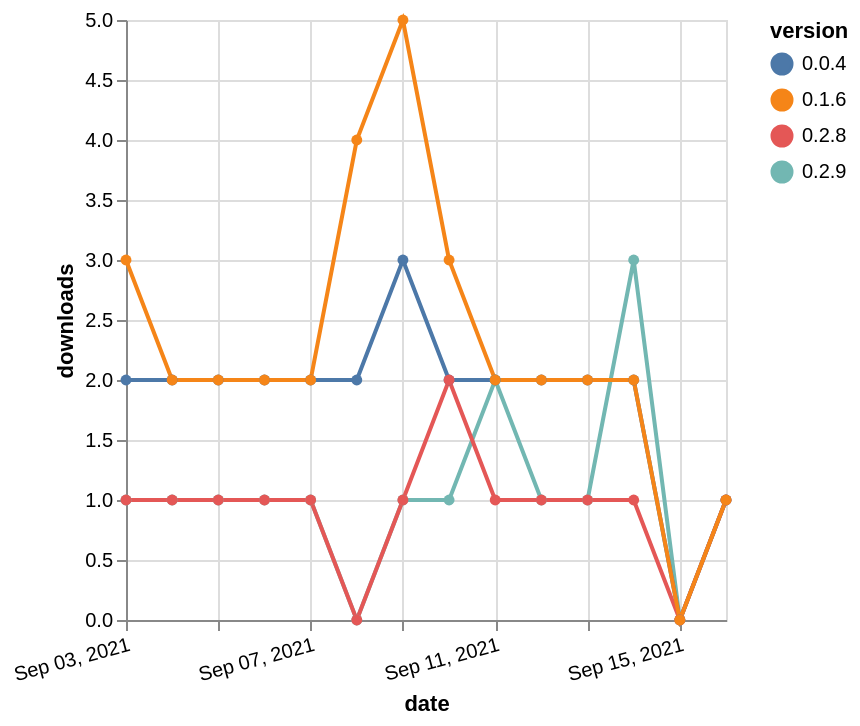

The specification (Vega-Lite) saved for this image:
### Vega-Lite specification from a JSON file in a GitHub repository (floating-point values rounded to 4 significant figures)
{"$schema": "https://vega.github.io/schema/vega-lite/v5.json", "description": "A simple bar chart with embedded data.", "data": {"values": [{"date": "2021-09-03", "total": 156, "delta": 1, "version": "0.2.9"}, {"date": "2021-09-04", "total": 157, "delta": 1, "version": "0.2.9"}, {"date": "2021-09-05", "total": 158, "delta": 1, "version": "0.2.9"}, {"date": "2021-09-06", "total": 159, "delta": 1, "version": "0.2.9"}, {"date": "2021-09-07", "total": 160, "delta": 1, "version": "0.2.9"}, {"date": "2021-09-08", "total": 160, "delta": 0, "version": "0.2.9"}, {"date": "2021-09-09", "total": 161, "delta": 1, "version": "0.2.9"}, {"date": "2021-09-10", "total": 162, "delta": 1, "version": "0.2.9"}, {"date": "2021-09-11", "total": 164, "delta": 2, "version": "0.2.9"}, {"date": "2021-09-12", "total": 165, "delta": 1, "version": "0.2.9"}, {"date": "2021-09-13", "total": 166, "delta": 1, "version": "0.2.9"}, {"date": "2021-09-14", "total": 169, "delta": 3, "version": "0.2.9"}, {"date": "2021-09-15", "total": 169, "delta": 0, "version": "0.2.9"}, {"date": "2021-09-16", "total": 170, "delta": 1, "version": "0.2.9"}, {"date": "2021-09-03", "total": 2520, "delta": 2, "version": "0.0.4"}, {"date": "2021-09-04", "total": 2522, "delta": 2, "version": "0.0.4"}, {"date": "2021-09-05", "total": 2524, "delta": 2, "version": "0.0.4"}, {"date": "2021-09-06", "total": 2526, "delta": 2, "version": "0.0.4"}, {"date": "2021-09-07", "total": 2528, "delta": 2, "version": "0.0.4"}, {"date": "2021-09-08", "total": 2530, "delta": 2, "version": "0.0.4"}, {"date": "2021-09-09", "total": 2533, "delta": 3, "version": "0.0.4"}, {"date": "2021-09-10", "total": 2535, "delta": 2, "version": "0.0.4"}, {"date": "2021-09-11", "total": 2537, "delta": 2, "version": "0.0.4"}, {"date": "2021-09-12", "total": 2539, "delta": 2, "version": "0.0.4"}, {"date": "2021-09-13", "total": 2541, "delta": 2, "version": "0.0.4"}, {"date": "2021-09-14", "total": 2543, "delta": 2, "version": "0.0.4"}, {"date": "2021-09-15", "total": 2543, "delta": 0, "version": "0.0.4"}, {"date": "2021-09-16", "total": 2544, "delta": 1, "version": "0.0.4"}, {"date": "2021-09-03", "total": 160, "delta": 1, "version": "0.2.8"}, {"date": "2021-09-04", "total": 161, "delta": 1, "version": "0.2.8"}, {"date": "2021-09-05", "total": 162, "delta": 1, "version": "0.2.8"}, {"date": "2021-09-06", "total": 163, "delta": 1, "version": "0.2.8"}, {"date": "2021-09-07", "total": 164, "delta": 1, "version": "0.2.8"}, {"date": "2021-09-08", "total": 164, "delta": 0, "version": "0.2.8"}, {"date": "2021-09-09", "total": 165, "delta": 1, "version": "0.2.8"}, {"date": "2021-09-10", "total": 167, "delta": 2, "version": "0.2.8"}, {"date": "2021-09-11", "total": 168, "delta": 1, "version": "0.2.8"}, {"date": "2021-09-12", "total": 169, "delta": 1, "version": "0.2.8"}, {"date": "2021-09-13", "total": 170, "delta": 1, "version": "0.2.8"}, {"date": "2021-09-14", "total": 171, "delta": 1, "version": "0.2.8"}, {"date": "2021-09-15", "total": 171, "delta": 0, "version": "0.2.8"}, {"date": "2021-09-16", "total": 172, "delta": 1, "version": "0.2.8"}, {"date": "2021-09-03", "total": 3169, "delta": 3, "version": "0.1.6"}, {"date": "2021-09-04", "total": 3171, "delta": 2, "version": "0.1.6"}, {"date": "2021-09-05", "total": 3173, "delta": 2, "version": "0.1.6"}, {"date": "2021-09-06", "total": 3175, "delta": 2, "version": "0.1.6"}, {"date": "2021-09-07", "total": 3177, "delta": 2, "version": "0.1.6"}, {"date": "2021-09-08", "total": 3181, "delta": 4, "version": "0.1.6"}, {"date": "2021-09-09", "total": 3186, "delta": 5, "version": "0.1.6"}, {"date": "2021-09-10", "total": 3189, "delta": 3, "version": "0.1.6"}, {"date": "2021-09-11", "total": 3191, "delta": 2, "version": "0.1.6"}, {"date": "2021-09-12", "total": 3193, "delta": 2, "version": "0.1.6"}, {"date": "2021-09-13", "total": 3195, "delta": 2, "version": "0.1.6"}, {"date": "2021-09-14", "total": 3197, "delta": 2, "version": "0.1.6"}, {"date": "2021-09-15", "total": 3197, "delta": 0, "version": "0.1.6"}, {"date": "2021-09-16", "total": 3198, "delta": 1, "version": "0.1.6"}]}, "width": "container", "mark": {"type": "line", "point": {"filled": true}}, "encoding": {"x": {"field": "date", "type": "temporal", "timeUnit": "yearmonthdate", "title": "date", "axis": {"labelAngle": -15}}, "y": {"field": "delta", "type": "quantitative", "title": "downloads"}, "color": {"field": "version", "type": "nominal"}, "tooltip": {"field": "delta"}}}
